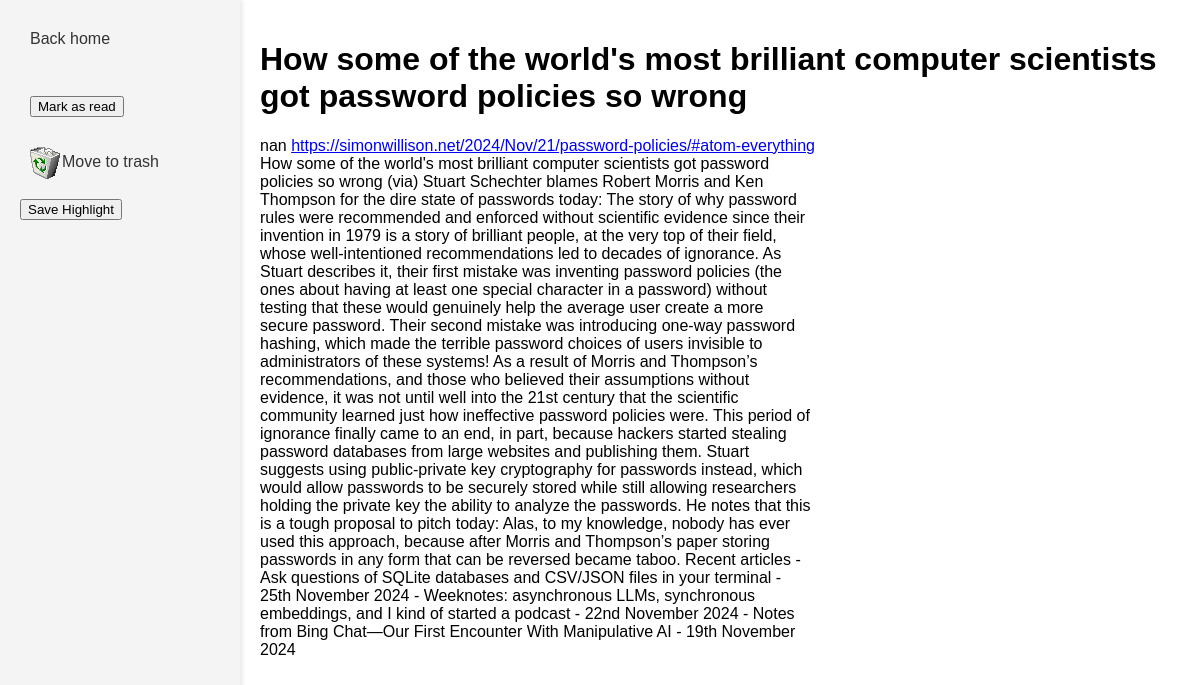
/polls/article/44/, run on an earlier commit of the app's database.
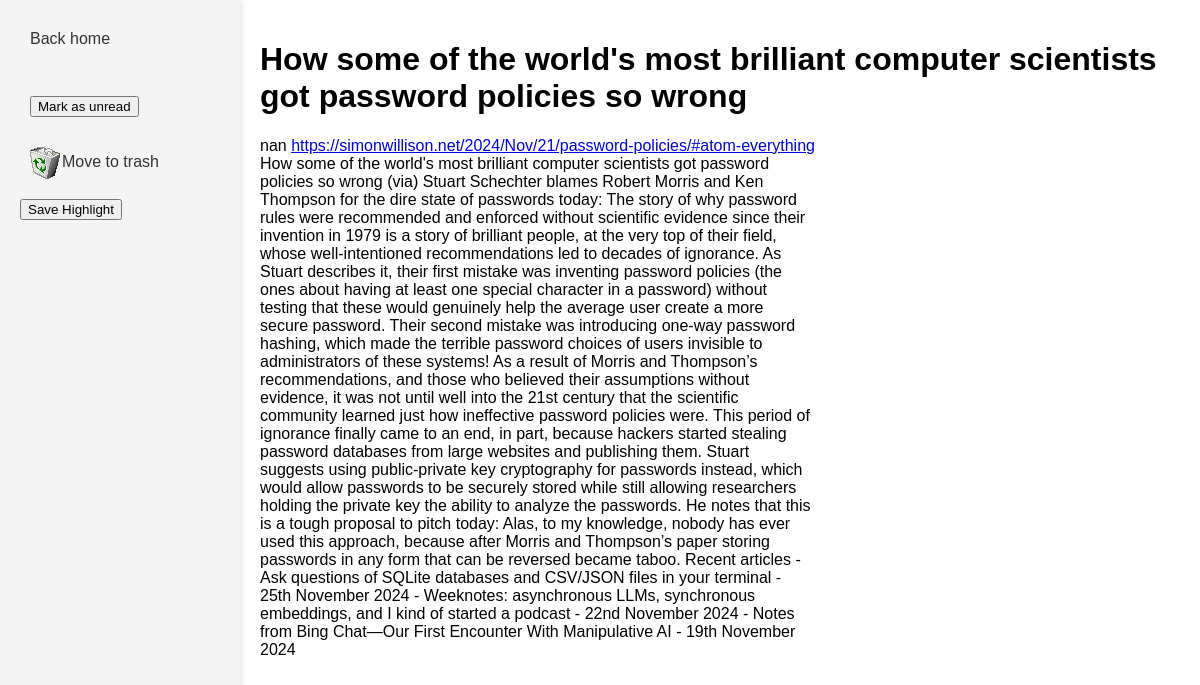
And on a later commit of the database.
### polls/views.py (the view)
# urls.py: path("article/<int:text_id>/", views.detail, name="detail"),
def detail(request, text_id):
    try:
        text = Text.objects.get(pk=text_id)
    except Text.DoesNotExist:
        raise Http404("Text does not exist")
    return render(request, "polls/detail.html", {"text": text})

### polls/templates/polls/detail.html (shortened to what this page needs)
{% load static %}
<link rel="stylesheet" href="{% static 'polls/style.css' %}">
<div class="menu-bar">
    <a href="{% url 'index' %}">Back home</a>
    <br/>
    {% if not text.read %}
    <a href="{% url 'read' text.id %}">
        <button>Mark as read</button>
    </a>
    {% else %}
    <a href="{% url 'read' text.id %}">
        <button>Mark as unread</button>
    </a>
    {% endif %}
    {% if not text.deleted %}
    <span><a href="{% url 'deleted' text.id %}"><img src="{% static 'polls/bin.png' %}" /><span>Move to trash</span></a></span>
    {% else %}
    <span><a href="{% url 'deleted' text.id %}"><img src="{% static 'polls/bin.png' %}" /><span>Remove from trash</span></a></span>
    {% endif %}
    <button id="save-highlight-btn" type="button">Save Highlight</button>
</div>
<div class="content">
<h1>{{ text.title }}</h1>
{{ text.author }}
<a href={{text.link}}>{{text.link}}</a>
<div class="article">
{{ text.content | safe}}
</div>
</div>

What changed in the data, as far as the page shows it:
changed Text "nan": read False → True (drawn)
Also different on the page:
text no longer shown: "Mark as read"
text now shown: "Mark as unread"
